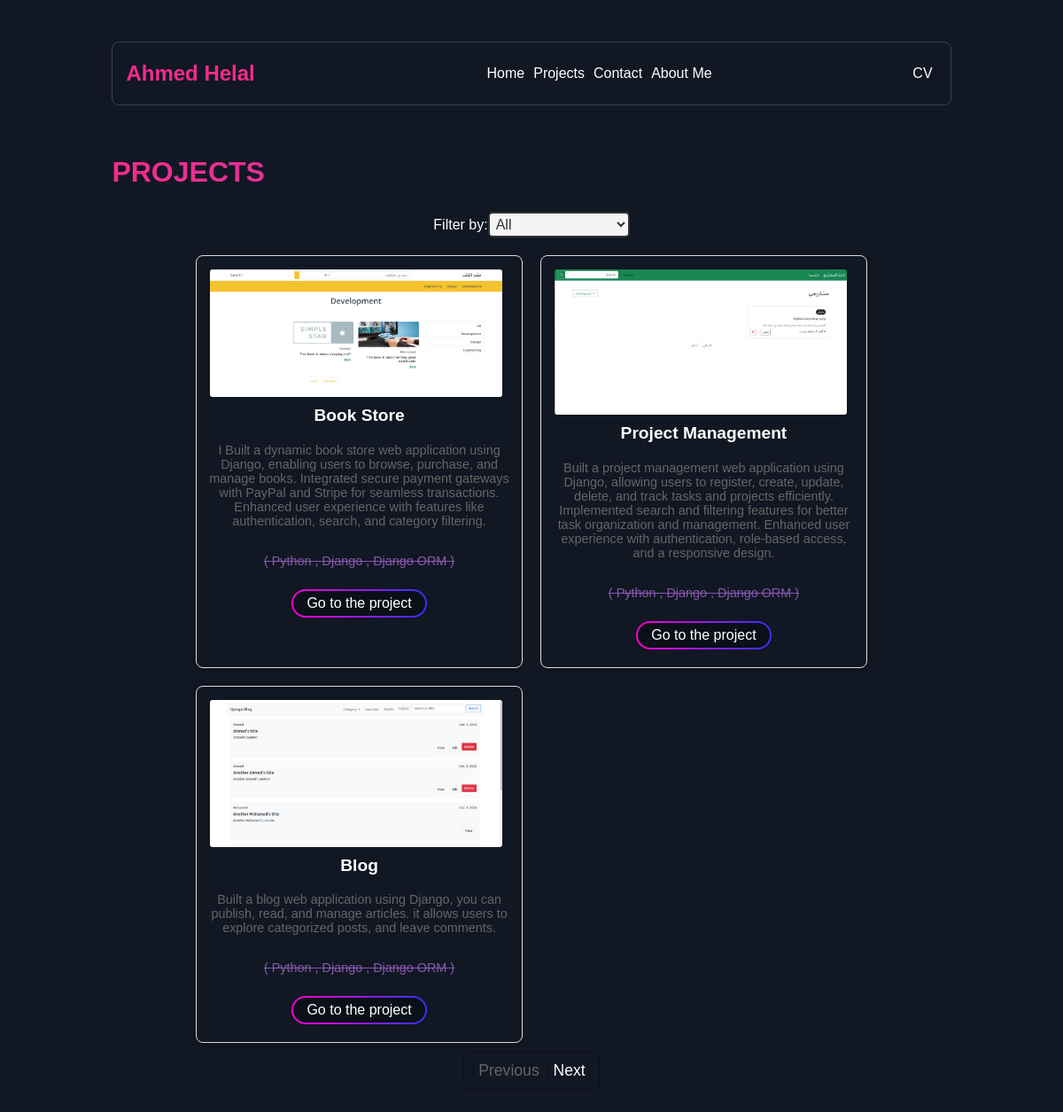
The app's page /projects with its own data.
### my_portfolio_app/models.py (models this page shows, shortened)
class Project(models.Model):
    name = models.CharField(max_length=255)
    description = models.TextField(null=True)
    image = models.ImageField(upload_to='images/',null=True,blank=True)
    link = models.URLField()
    category = models.ForeignKey(Category,on_delete=models.SET_NULL,null=True)
    technology = models.ManyToManyField(Technology)
    def __str__(self):
        return self.name

class Technology(models.Model):
    name = models.CharField(max_length=255,blank=True,null=True)

### my_portfolio_app/views.py (the view)
# urls.py: path('projects',list_projects,name='list_projects'),
def list_projects(request):
    category = request.GET.get('category', 'all')
    print(category)
    if category == 'all':
        projects = Project.objects.all()
    else:
        projects = Project.objects.filter(category__name__icontains = category ).distinct()
    paginator = Paginator(projects,3)
    page_number = request.GET.get('page')
    page_obj = paginator.get_page(page_number)
    print(page_obj.object_list)
    return render(request,'projects.html',{"object_list":page_obj,"category":category})

### my_portfolio_app/templates/projects.html (shortened to what this page needs)
{% extends 'base.html' %}
{% block content %}
    <div class="container">
        <h2 class="gradient">Projects</h2>
        <form class="filter_form" action="" method="GET">
            <label for="filter">Filter by: </label>
            <select id="filter" name="category" value="{{request.GET.category}}" onchange="this.form.submit()">
                <option
                     value="all">All</option>
            </select>
        </form>
        <div class="projects">
            {% for project in object_list %}
            <div class="card">
                <img src="{{ project.image.url }}" alt="">
                <h3>{{project.name}}</h3>
                <p> {{project.description}} </p>
                <p class="tech"> ({% for tech in project.technology.all %}
                        {{tech.name}}
                        {% if not forloop.last %},
                        {% endif %}
                    {% endfor %})</p>
                <div class="btn">
                    <a href="{{project.link}}" target="_blank" >Go to the project</a>
                </div>
            </div>
            {% endfor %}
        </div>
        <div class="paginator">
            {% if object_list.paginator.count > 0 %}
                {% if object_list.has_previous %}
                    <span>
                        <a href="?page={{ object_list.previous_page_number }}{% if request.GET.category %}&category={{ request.GET.category }}{% endif %}">
                            Previous
                        </a>
                    </span>
                {% else %}
                    <span><a href="#" class="disabled" disabled>Previous</a></span>
                {% endif %}
                {% if object_list.has_next %}
                    <span>
                        <a href="?page={{ object_list.next_page_number }}{% if request.GET.category %}&category={{ request.GET.category }}{% endif %}">
                            Next
                        </a>
                    </span>
                {% else %}
                    <span><a href="#" class="disabled" disabled>Next</a></span>
                {% endif %}
            {% else %}
                <h2>No Projects to display for this category!</h2>
            {% endif %}
        </div>
    </div>
{% endblock content %}

### my_portfolio_app/templates/base.html (shortened to what this page needs)
{% load static %}
<!DOCTYPE html>
<html lang="en">
<head>
    <link rel="stylesheet" href="{% static 'css/main.css' %}">
</head>
<body>
    <div class="container">
        <header>
            <div class="logo">Ahmed Helal</div>
            <nav>
                <ul>
                    <li><a href="{% url 'home' %}">Home</a></li>
                    <li><a href="{% url 'list_projects' %}">Projects</a></li>
                    <li><a href="{% url 'contact' %}">Contact</a></li>
                    <li><a href="{% url 'about' %}">About Me</a></li>
                </ul>
            </nav>
            <div class="cv"><a target="_blank" download href="https://www.canva.com/design/DAGbm1zhduM/DOaUn6Pjmlb4Me-4nxwzkQ/view?utm_content=DAGbm1zhduM&utm_campaign=designshare&utm_medium=link2&utm_source=uniquelinks&utlId=h53183fef22">CV</a></div>
        </header>
    </div>
    {% block content %}
    {% endblock content %}
</body>
</html>

### static/css/main.css (style rules this page uses)
:root { --primary-color:#8b59b2; box-sizing: border-box; }
body { background-color: #111723; font-family: Arial, Helvetica, sans-serif; height: 95vh; }
.container { width: 80%; margin: auto; padding: 15px; }
header { margin-top: 1.5em; border: 1px solid #3a4353; border-radius: 8px; color: white; display: flex; align-items: center; justify-content: space-between; padding: 10px 15px; }
ul { list-style: none; }
header nav ul { display: flex; }
a { margin: 5px; text-decoration: none; color: white; }
.logo { color: #f32b8c; font-weight: bold; font-size: 24px; }
.gradient { background: linear-gradient(to right, #f32b8c, #8c58b4); -webkit-background-clip: text; color: transparent; font-size: 2rem; font-weight: bold; text-transform: uppercase; }
.projects { width: 80%; margin: auto; display: grid; grid-template-columns: repeat(auto-fill,minmax(250px,1fr)); gap: 20px; margin-top: 20px; }
.card { display: flex; flex-direction: column; padding: 10px; border: 1px solid #ddd; border-radius: 5px; text-align: center; box-shadow: 0 2px 5px rgba(0, 0, 0, 0.1); border-radius: 8px; }
.card img { max-width: 95%; border-radius: 8px; padding: 5px; }
.card h3 { margin: 5px auto; color: white; font-size: 1.2em; }
.card p { font-size: 0.9em; color: #666; }
.card .btn { color: #ffffff; text-decoration: none; border: 2px solid transparent; border-radius: 25px; background-image: linear-gradient(#0a0f18, #0a0f18), linear-gradient(to right, #ff00cc, #3333ff); background-origin: border-box; background-clip: padding-box, border-box; cursor: pointer; padding: 5px 10px; width: fit-content; text-align: center; margin: 10px auto; }
p.tech { color: var(--primary-color); text-decoration: line-through; }
label { color: white; }
select { padding: 3px; border: 2px solid #333; border-radius: 5px; background-color: #f4f4f4; color: #333; font-size: 16px; outline: none; cursor: pointer; transition: all 0.3s ease; }
.filter_form { display: flex; align-items: center; justify-content: center; }
.paginator { border: 1px solid #0a0f18; padding: 10px; width: fit-content; margin: 10px auto; border-radius: 7px; font-size: 1.1em; }
.paginator > span { border-left: 1px solid #0a0f18; border-right: none; }
.paginator .disabled { color: #666; }

### records on screen
Project: image (picture), name "Book Store", description "I Built a dynamic book store web application using Django, enabling users to browse, purchase, and manage books. Integrated secure payment gateways with PayPal and Stripe for seamless transactions. Enhanced user experience with features like authentication, search, and category filtering."
Technology: name "Python"
Technology: name "Django"
Technology: name "Django ORM"
Project: image (picture), name "Project Management", description "Built a project management web application using Django, allowing users to register, create, update, delete, and track tasks and projects efficiently. Implemented search and filtering features for better task organization and management. Enhanced user experience with authentication, role-based access, and a responsive design."
Project: image (picture), name "Blog", description "Built a blog web application using Django, you can publish, read, and manage articles. it allows users to explore categorized posts, and leave comments."
